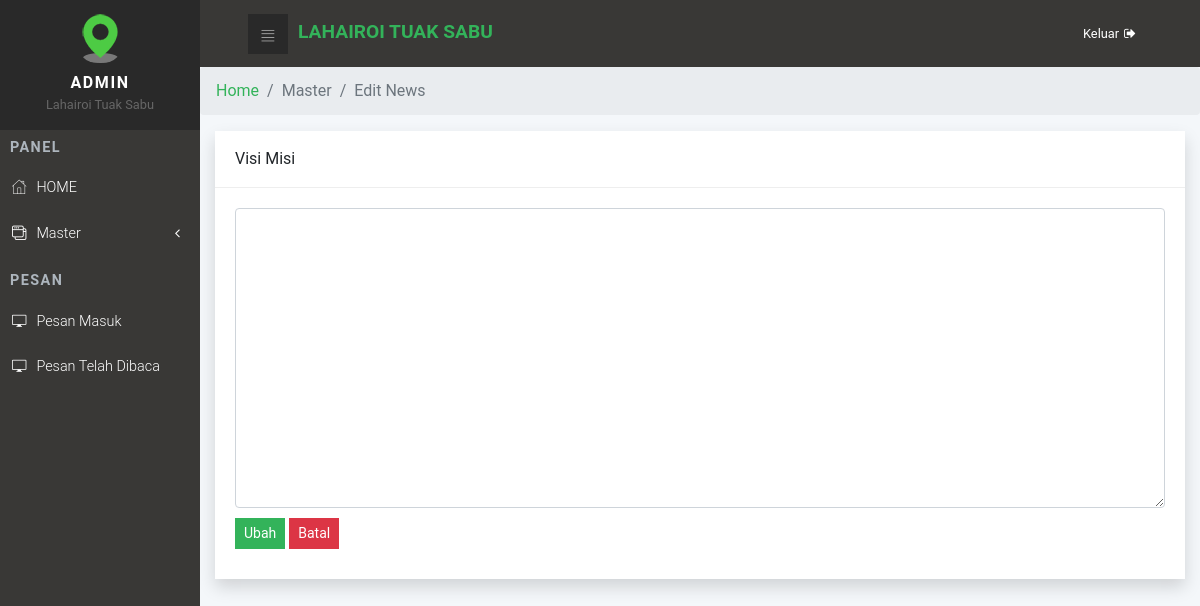
Before: /admin/isi_warta.php with the older database file.
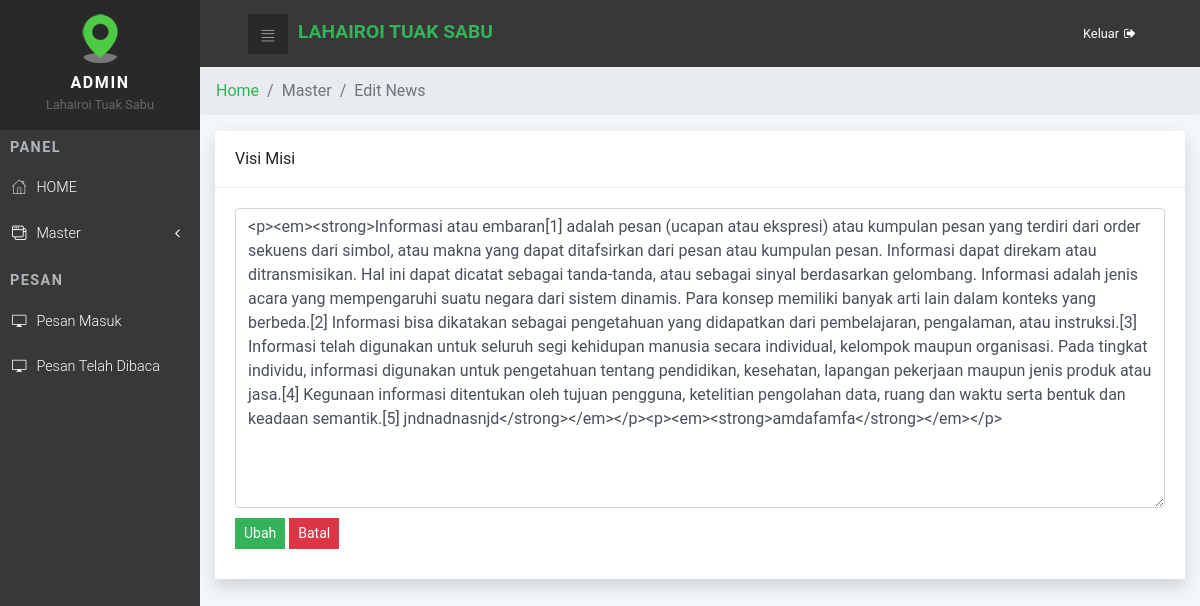
After: the same page with the newer database file.
### tables this page shows
CREATE TABLE `tbl_warta_jemaat` (
  `id` int(11) NOT NULL,
  `isi_warta` text NOT NULL
);

### admin/isi_warta.php (the view, shortened to what this page needs)
<?php
include '../koneksi.php';
$query = mysqli_query($konek, "SELECT * FROM tbl_warta_jemaat WHERE id = 2");
$visi_misi = mysqli_fetch_assoc($query);
?>
<!DOCTYPE html>
<html>
<head>
</head>
<body>
<?php include'header.php'; ?>
<ul class="breadcrumb">
            <li class="breadcrumb-item"><a href="master.php">Home</a></li>
            <li class="breadcrumb-item active">Master <li class="breadcrumb-item active">Edit  News</li> </li>
          </ul>
	<div class="container mt-3">
		<div class="row">
			<div class="col">
				<div class="card shadow">
					<div class="card-header">
						<div class="clearfix">
							<div class="float-left">
								Visi Misi
							</div>
						</div>
					</div>
					<div class="card-body">
						<form method="POST" action="proses_visi_misi.php">
							<div class="form-group" ">
								<textarea name="isi_warta" id="ckeditor" class="ckeditor form-control" style="height: 300px;"><?= $visi_misi['isi_warta'] ?></textarea>
							</div>
							<div class="form-group">
								<button type="submit" class="btn btn-sm btn-primary" onclick="return confirm('apakah anda yakin?')" name="ubah">Ubah</button>
								<button type="reset" class="btn btn-sm btn-danger" onclick="return confirm('apakah anda yakin?')">Batal</button>
							</div>
						</form>
					</div>
				</div>
			</div>
		</div>
	</div>
</body>
</html>

Changed rows visible on the page:
added tbl_warta_jemaat: isi_warta "<p><em><strong>Informasi atau embaran[1] adalah pesan (ucapan atau ekspresi) atau kumpulan pesan yang terdiri dari order sekuens dari simbol, atau makna yang dapat ditafsirkan dari pesan atau kumpulan pesan. Informasi dapat direkam atau ditransmisikan. Hal ini dapat dicatat sebagai tanda-tanda, atau sebagai sinyal berdasarkan gelombang. Informasi adalah jenis acara yang mempengaruhi suatu negara dari sistem dinamis. Para konsep memiliki banyak arti lain dalam konteks yang berbeda.[2] Informasi bisa dikatakan sebagai pengetahuan yang didapatkan dari pembelajaran, pengalaman, atau instruksi.[3] Informasi telah digunakan untuk seluruh segi kehidupan manusia secara individual, kelompok maupun…"
